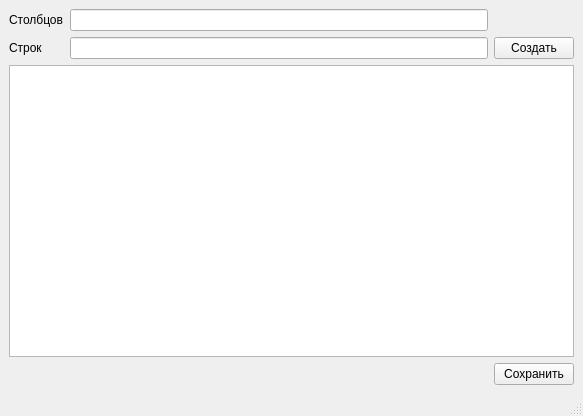
<?xml version="1.0" encoding="UTF-8"?>
<ui version="4.0">
 <class>MainWindow</class>
 <widget class="QMainWindow" name="MainWindow">
  <property name="geometry">
   <rect>
    <x>0</x>
    <y>0</y>
    <width>583</width>
    <height>416</height>
   </rect>
  </property>
  <property name="windowTitle">
   <string>MainWindow</string>
  </property>
  <widget class="QWidget" name="centralwidget">
   <layout class="QGridLayout" name="gridLayout">
    <item row="0" column="1">
     <widget class="QLineEdit" name="col_edit"/>
    </item>
    <item row="0" column="0">
     <widget class="QLabel" name="col_label">
      <property name="text">
       <string>Столбцов</string>
      </property>
     </widget>
    </item>
    <item row="1" column="0">
     <widget class="QLabel" name="row_label">
      <property name="text">
       <string>Строк</string>
      </property>
     </widget>
    </item>
    <item row="1" column="1">
     <widget class="QLineEdit" name="row_edit"/>
    </item>
    <item row="1" column="2">
     <widget class="QPushButton" name="create">
      <property name="text">
       <string>Создать</string>
      </property>
     </widget>
    </item>
    <item row="3" column="0" colspan="3">
     <widget class="QTableWidget" name="tableWidget"/>
    </item>
    <item row="4" column="2">
     <widget class="QPushButton" name="save">
      <property name="text">
       <string>Сохранить</string>
      </property>
     </widget>
    </item>
   </layout>
  </widget>
  <widget class="QMenuBar" name="menubar">
   <property name="geometry">
    <rect>
     <x>0</x>
     <y>0</y>
     <width>583</width>
     <height>21</height>
    </rect>
   </property>
  </widget>
  <widget class="QStatusBar" name="statusbar"/>
 </widget>
 <resources/>
 <connections/>
</ui>
